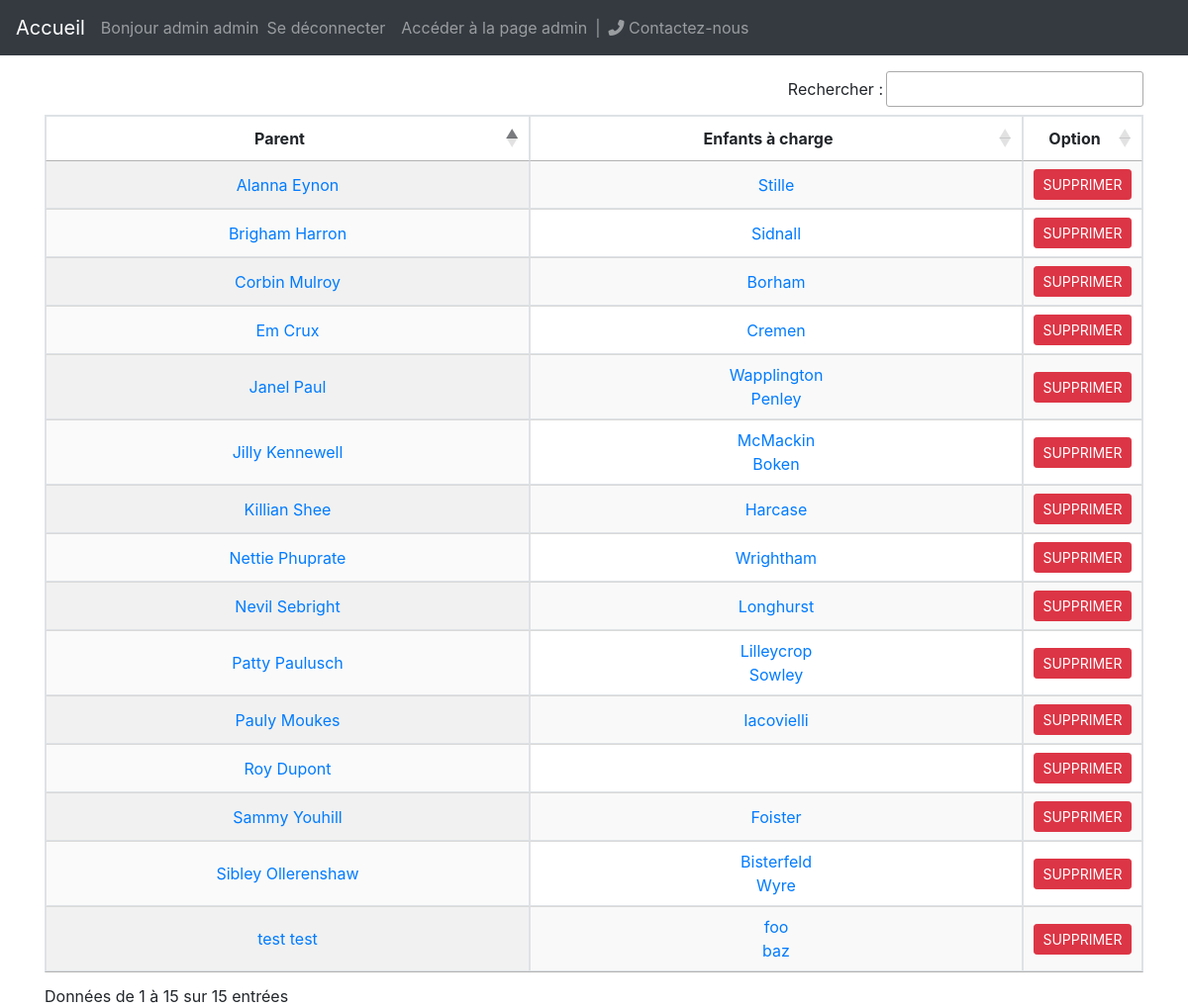
Before: /parent/ (signed in) with the older database file.
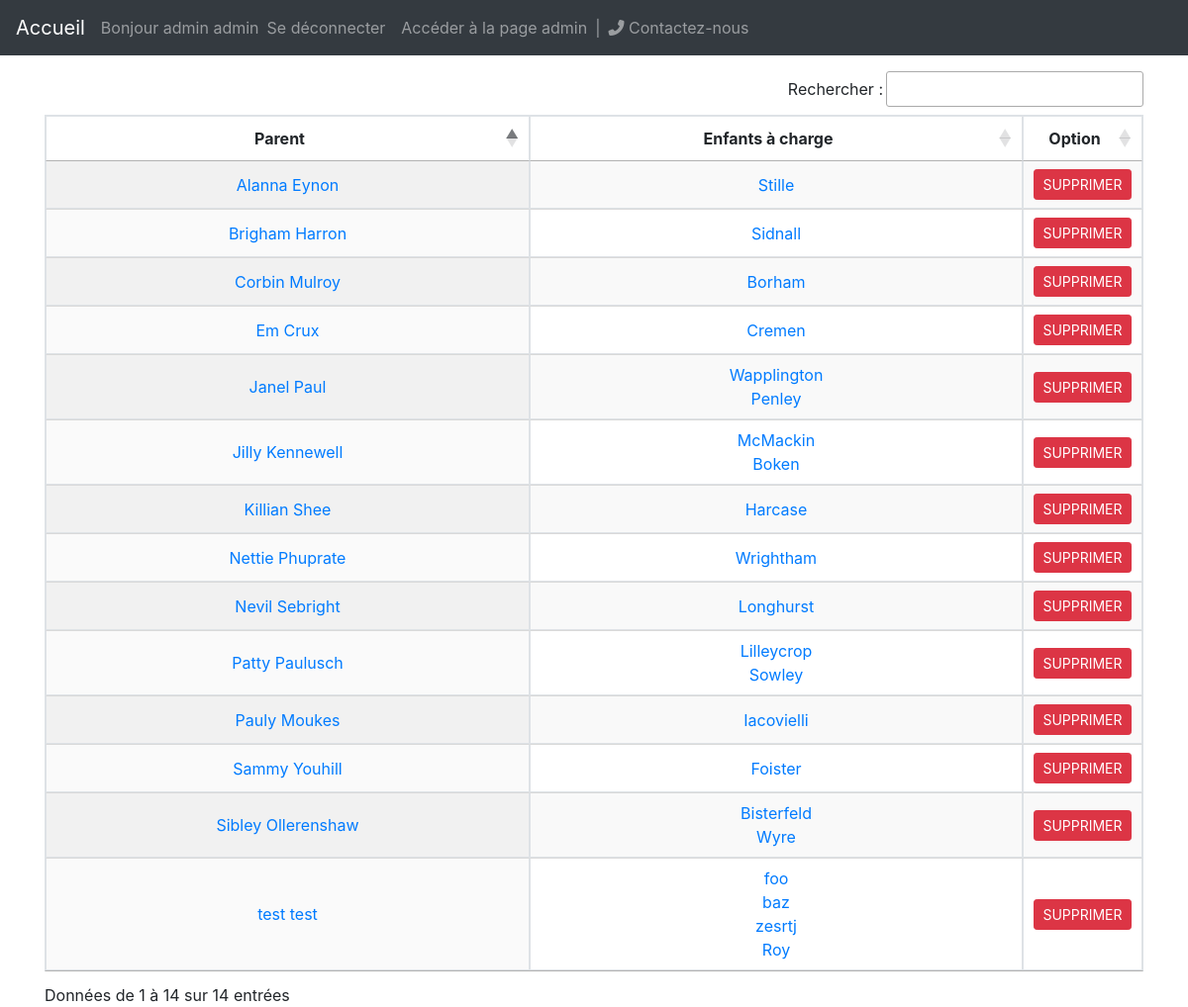
After: the same page with the newer database file.
### garderie/models.py (models this page shows, shortened)
class Parent(models.Model):
	uid=models.OneToOneField(User, primary_key=True, on_delete=models.CASCADE)
	phone=PhoneNumberField(max_length=20, null=True, verbose_name="Téléphone")
	def all_children(self):
		return self.child_set.all() | self.child_set2.all()

class User(AbstractBaseUser, PermissionsMixin):
	email = models.EmailField('Adresse mail', unique=True)
	first_name = models.CharField('Prénom', max_length=30, blank=True)
	last_name = models.CharField('Nom', max_length=30, blank=True)
	date_joined = models.DateTimeField('Date de création', auto_now_add=True)
	is_active = models.BooleanField('Actif', default=True)
	is_staff=models.BooleanField('Membre de l\'équipe', default=False)
	USERNAME_FIELD='email'
	REQUIRED_FIELDS=[]
	objects=UserManager()

class Child(models.Model):
	parent=models.ForeignKey(Parent, on_delete=models.DO_NOTHING, related_name='child_set')
	first_name=models.CharField(max_length=100, verbose_name="Prénom")
	last_name=models.CharField(max_length=100, verbose_name="Nom")
	second_parent=models.ForeignKey(Parent, on_delete=models.DO_NOTHING, related_name='child_set2', null=True)

### garderie/views/admin.py (the view)
# urls.py: path('parent/', views.ParentListView.as_view(), name='parent_list'),
class ParentListView(LoginRequiredMixin, UserPassesTestMixin, generic.ListView):
	template_name="garderie/parent_list.html"
	context_object_name='parent_list'
	def get_queryset(self):
		return Parent.objects.all()
	def test_func(self):
		return self.request.user.is_superuser

### garderie/context_processors.py (called while the page is built)
def settings_processor(request):
	return {'settings':Config.objects.get_config()}

### garderie/managers.py (called while the page is built)
	def get_config(self):
		try:
			config=super().get_queryset()[0]
		except models.Config.DoesNotExist:
			config=models.Config()
			config.save()
		return config

### garderie/templates/garderie/parent_list.html (shortened to what this page needs)
{% extends 'garderie/base.html' %}
{% block body %}
<div class="container pt-3">
	{% if user.is_authenticated %}
	<table id="parent_tab" class="display table-bordered">
		<thead>
			<th>Parent</th>
			<th>Enfants à charge</th>
			<th>Option</th>
		</thead>
		{% for parent in parent_list %}
		<tr>
			<td><a href="{% url 'parent_profile' parent.uid_id %}">{{ parent.uid.first_name }} {{ parent.uid.last_name }}</a></td>
				<td>
				{% for child in parent.all_children %}
					{% if forloop.counter > 1 %}
					<br>
					{% endif %}
					<a href="{% url 'child_profile' child.id %}">{{ child.first_name }}</a>
				{% endfor %}
				</td>
			<td>
				<form method="POST" action="{% url 'parent_delete' parent.uid_id  %}" onsubmit="return confirm('Êtes-vous sûr de vouloir supprimer '+ '{{ parent.fullname }}' + ' ?');">
   				{% csrf_token %}<input class="btn btn-danger btn-sm" type="submit" value="SUPPRIMER">
				</form>
			</td>
		</tr>
		{% endfor %}
	</table>
	{% else %}
		<p>Connectez-vous pour voir la liste des enfants</p>
	{% endif %}
</div>
{% endblock %}

Changed rows visible on the page:
removed Parent: uid.first_name "Roy", uid.last_name "Dupont"
added Child: first_name "zesrtj", shown under Parent "test"
added Child: first_name "Roy", shown under Parent "test"
Other visible differences:
text written by a page script: "Rechercher : Données de 1 à 15 sur 15 entrées" → "Rechercher : Données de 1 à 14 sur 14 entrées"
